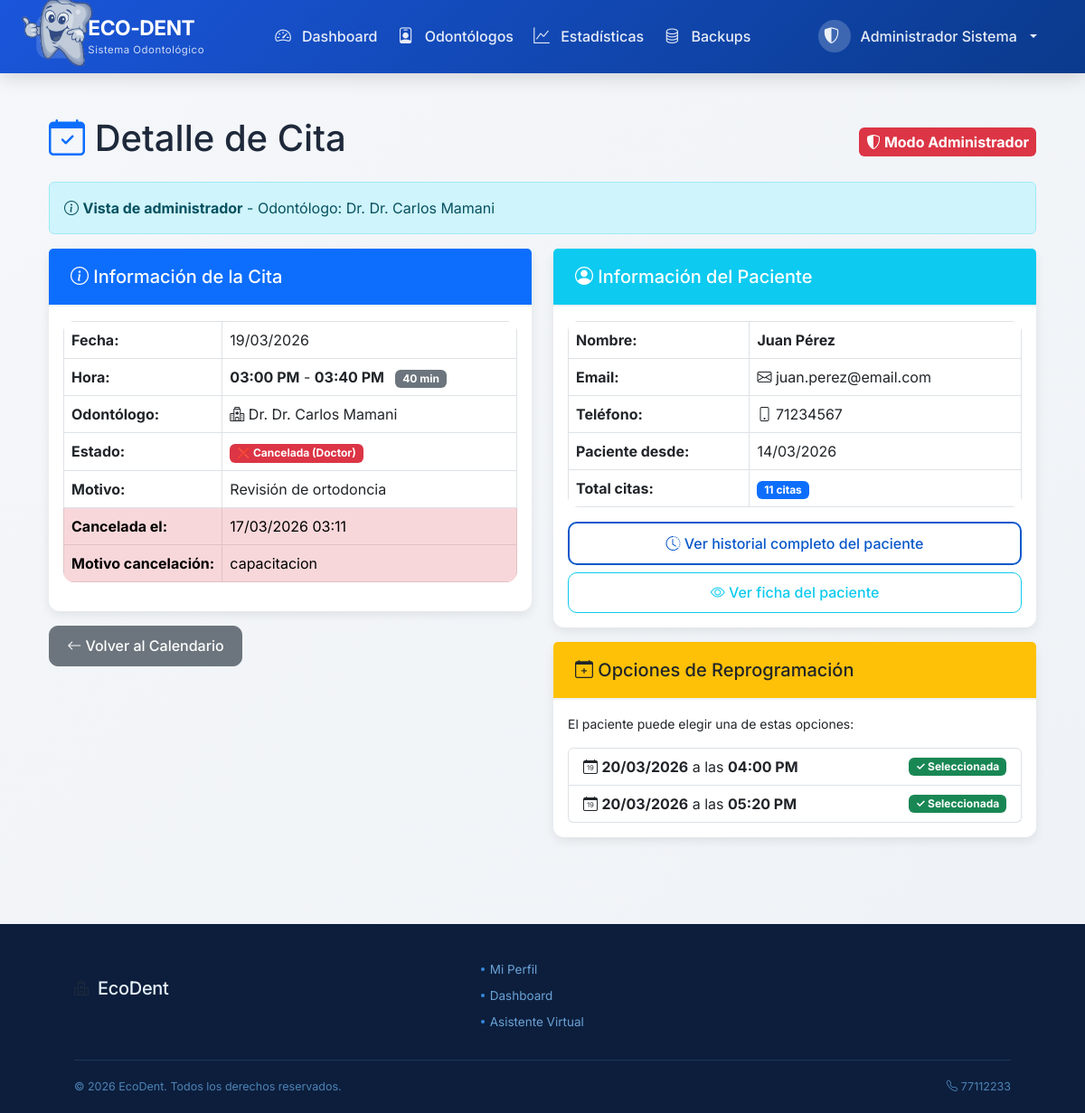
/public/odontologo/detalle_cita.php?id_cita=3 (signed in), run on the app's committed database.
### tables this page shows
CREATE TABLE `citas` (
  `id_cita` int(11) NOT NULL AUTO_INCREMENT,
  `id_paciente` int(11) NOT NULL,
  `id_odontologo` int(11) NOT NULL,
  `fecha_cita` date NOT NULL,
  `hora_cita` time NOT NULL,
  `hora_fin` time DEFAULT NULL,
  `motivo` varchar(255) DEFAULT NULL,
  `estado` enum('programada','confirmada','completada','cancelada_pac','cancelada_doc','ausente') DEFAULT 'programada',
  `cambios_realizados` int(11) DEFAULT 0,
  `limite_cambios` int(11) DEFAULT 3,
  `puede_modificar` tinyint(1) DEFAULT 1,
  `llego_tarde` tinyint(1) DEFAULT 0,
  `minutos_tarde` int(11) DEFAULT 0,
  `cancelado_por` int(11) DEFAULT NULL,
  `motivo_cancelacion` text DEFAULT NULL,
  `fecha_cancelacion` datetime DEFAULT NULL,
  `notificacion_enviada` tinyint(1) DEFAULT 0,
  `fecha_recordatorio_24h` datetime DEFAULT NULL,
  `fecha_recordatorio_1h` datetime DEFAULT NULL,
  `fecha_creacion` datetime DEFAULT current_timestamp(),
  `fecha_actualizacion` datetime DEFAULT NULL ON UPDATE current_timestamp(),
  PRIMARY KEY (`id_cita`),
  KEY `idx_fecha_cita` (`fecha_cita`),
  KEY `idx_odontologo_fecha` (`id_odontologo`,`fecha_cita`),
  KEY `idx_paciente` (`id_paciente`),
  KEY `idx_estado` (`estado`),
  CONSTRAINT `citas_ibfk_1` FOREIGN KEY (`id_paciente`) REFERENCES `pacientes` (`id_paciente`) ON DELETE CASCADE,
  CONSTRAINT `citas_ibfk_2` FOREIGN KEY (`id_odontologo`) REFERENCES `odontologos` (`id_odontologo`) ON DELETE CASCADE
);

CREATE TABLE `usuarios` (
  `id_usuario` int(11) NOT NULL AUTO_INCREMENT,
  `email` varchar(100) NOT NULL,
  `contrasena_hash` varchar(255) NOT NULL,
  `nombre_completo` varchar(150) NOT NULL,
  `telefono` varchar(20) DEFAULT NULL,
  `rol` enum('paciente','odontologo','admin') NOT NULL,
  `email_verificado` tinyint(1) DEFAULT 0,
  `codigo_verificacion` varchar(10) DEFAULT NULL,
  `codigo_expiracion` datetime DEFAULT NULL,
  `activo` tinyint(1) DEFAULT 1,
  `fecha_registro` datetime DEFAULT current_timestamp(),
  `ultimo_acceso` datetime DEFAULT NULL,
  PRIMARY KEY (`id_usuario`),
  UNIQUE KEY `email` (`email`),
  KEY `idx_email` (`email`),
  KEY `idx_rol` (`rol`)
);

CREATE TABLE `opciones_reprogramacion_cita` (
  `id_opcion` int(11) NOT NULL AUTO_INCREMENT,
  `id_cita_original` int(11) NOT NULL,
  `fecha_propuesta` date NOT NULL,
  `hora_propuesta` time NOT NULL,
  `hora_propuesta_fin` time DEFAULT NULL,
  `id_odontologo` int(11) NOT NULL,
  `seleccionada` tinyint(1) DEFAULT 0,
  `fecha_registro` datetime DEFAULT current_timestamp(),
  PRIMARY KEY (`id_opcion`),
  KEY `idx_cita_original` (`id_cita_original`),
  KEY `id_odontologo` (`id_odontologo`),
  CONSTRAINT `opciones_reprogramacion_cita_ibfk_1` FOREIGN KEY (`id_cita_original`) REFERENCES `citas` (`id_cita`) ON DELETE CASCADE,
  CONSTRAINT `opciones_reprogramacion_cita_ibfk_2` FOREIGN KEY (`id_odontologo`) REFERENCES `odontologos` (`id_odontologo`)
);

### includes/funciones.php (called while the page is built, shortened)
<?php
function esOdontologo() {
    return isset($_SESSION['rol']) && $_SESSION['rol'] === 'odontologo';
}
function esAdmin() {
    return isset($_SESSION['rol']) && $_SESSION['rol'] === 'admin';
}
?>

### public/odontologo/detalle_cita.php (the view, shortened to what this page needs)
<?php
require_once '../../config/database.php';
require_once '../../includes/funciones.php';
$es_admin = esAdmin();
$es_odontologo = esOdontologo();
$id_odontologo = null;
$id_cita = (int)$_GET['id_cita'];
if ($es_odontologo && $id_odontologo) {
    $sql = "SELECT c.*,
                   p.id_paciente,
                   u.nombre_completo as nombre_paciente,
                   u.email,
                   u.telefono,
                   u.fecha_registro as paciente_desde,
                   (SELECT COUNT(*) FROM citas WHERE id_paciente = c.id_paciente AND id_odontologo = ?) as total_citas_paciente
            FROM citas c
            JOIN pacientes p ON c.id_paciente = p.id_paciente
            JOIN usuarios u ON p.id_usuario = u.id_usuario
            WHERE c.id_cita = ? AND c.id_odontologo = ?";
    $stmt = $conexion->prepare($sql);
    $stmt->bind_param("iii", $id_odontologo, $id_cita, $id_odontologo);
    $stmt->execute();
    $resultado = $stmt->get_result();
    $cita = $resultado->fetch_assoc();
} else {
    $sql = "SELECT c.*,
                   p.id_paciente,
                   u.nombre_completo as nombre_paciente,
                   u.email,
                   u.telefono,
                   u.fecha_registro as paciente_desde,
                   o.id_odontologo,
                   od.nombre_completo as nombre_odontologo,
                   (SELECT COUNT(*) FROM citas WHERE id_paciente = c.id_paciente) as total_citas_paciente
            FROM citas c
            JOIN pacientes p ON c.id_paciente = p.id_paciente
            JOIN usuarios u ON p.id_usuario = u.id_usuario
            JOIN odontologos o ON c.id_odontologo = o.id_odontologo
            JOIN usuarios od ON o.id_usuario = od.id_usuario
            WHERE c.id_cita = ?";
    $stmt = $conexion->prepare($sql);
    $stmt->bind_param("i", $id_cita);
    $stmt->execute();
    $resultado = $stmt->get_result();
    $cita = $resultado->fetch_assoc();
}
require_once '../../includes/header.php';
?>
<div class="container mt-4">
    <div class="row">
        <div class="col-md-12">
            <div class="d-flex justify-content-between align-items-center mb-3">
                <h1><i class="bi bi-calendar-check text-primary"></i> Detalle de Cita</h1>
                <?php if ($es_admin): ?>
                    <span class="badge bg-danger fs-6 p-2">
                        <i class="bi bi-shield-shaded"></i> Modo Administrador
                    </span>
                <?php endif; ?>
            </div>
            <?php if ($es_admin && isset($cita['nombre_odontologo'])): ?>
                <div class="alert alert-info mb-3">
                    <i class="bi bi-info-circle"></i>
                    <strong>Vista de administrador</strong> - Odontólogo: Dr. <?php echo htmlspecialchars($cita['nombre_odontologo']); ?>
                </div>
            <?php endif; ?>
        </div>
    </div>
    <div class="row">
        <div class="col-md-6">
            <div class="card mb-3">
                <div class="card-header bg-primary text-white">
                    <h5 class="mb-0"><i class="bi bi-info-circle"></i> Información de la Cita</h5>
                </div>
                <div class="card-body">
                    <table class="table table-bordered">
                        <tr>
                            <th width="35%">Fecha:</th>
                            <td><?php echo date('d/m/Y', strtotime($cita['fecha_cita'])); ?></td>
                        </tr>
                        <tr>
                            <th>Hora:</th>
                            <td>
                                <strong><?php echo date('h:i A', strtotime($cita['hora_cita'])); ?></strong>
                                -
                                <strong><?php echo date('h:i A', strtotime($cita['hora_fin'])); ?></strong>
                                <span class="badge bg-secondary ms-2">40 min</span>
                             </td>
                        </tr>
                        <?php if ($es_admin && isset($cita['nombre_odontologo'])): ?>
                        <tr>
                            <th>Odontólogo:</th>
                            <td><i class="bi bi-hospital"></i> Dr. <?php echo htmlspecialchars($cita['nombre_odontologo']); ?></td>
                        </tr>
                        <?php endif; ?>
                        <tr>
                            <th>Estado:</th>
                            <td>
                                <?php
                                $estados = [
                                    'programada' => ['badge bg-primary', '📅 Programada'],
                                    'confirmada' => ['badge bg-success', '✅ Confirmada'],
                                    'completada' => ['badge bg-secondary', '✔️ Completada'],
                                    'cancelada_pac' => ['badge bg-danger', '❌ Cancelada (Paciente)'],
                                    'cancelada_doc' => ['badge bg-danger', '❌ Cancelada (Doctor)'],
                                    'ausente' => ['badge bg-warning', '⚠️ No Asistió']
                                ];
                                $estado_info = $estados[$cita['estado']] ?? ['badge bg-secondary', $cita['estado']];
                                ?>
                                <span class="<?php echo $estado_info[0]; ?>"><?php echo $estado_info[1]; ?></span>
                             </td>
                        </tr>
                        <tr>
                            <th>Motivo:</th>
                            <td><?php echo htmlspecialchars($cita['motivo'] ?? 'No especificado'); ?></td>
                        </tr>
                        <?php if ($cita['fecha_cancelacion']): ?>
                        <tr class="table-danger">
                            <th>Cancelada el:</th>
                            <td><?php echo date('d/m/Y H:i', strtotime($cita['fecha_cancelacion'])); ?></td>
                        </tr>
                        <tr class="table-danger">
                            <th>Motivo cancelación:</th>
                            <td><?php echo htmlspecialchars($cita['motivo_cancelacion'] ?? 'No especificado'); ?></td>
                        </tr>
                        <?php endif; ?>
                    </table>
                </div>
            </div>
            <div class="mt-3">
                <?php if ($es_admin && isset($cita['id_odontologo'])): ?>
                    <a href="calendario.php?ver_odontologo=<?php echo $cita['id_odontologo']; ?>" class="btn btn-secondary">
                        <i class="bi bi-arrow-left"></i> Volver al Calendario
                    </a>
                <?php else: ?>
                    <a href="calendario.php" class="btn btn-secondary">
                        <i class="bi bi-arrow-left"></i> Volver al Calendario
                    </a>
                <?php endif; ?>
            </div>
        </div>
        <div class="col-md-6">
            <div class="card mb-3">
                <div class="card-header bg-info text-white">
                    <h5 class="mb-0"><i class="bi bi-person-circle"></i> Información del Paciente</h5>
                </div>
                <div class="card-body">
                    <table class="table table-bordered">
                        <tr>
                            <th width="40%">Nombre:</th>
                            <td><strong><?php echo htmlspecialchars($cita['nombre_paciente']); ?></strong></td>
                        </tr>
                        <tr>
                            <th>Email:</th>
                            <td><i class="bi bi-envelope"></i> <?php echo htmlspecialchars($cita['email']); ?></td>
                        </tr>
                        <tr>
                            <th>Teléfono:</th>
                            <td><i class="bi bi-phone"></i> <?php echo $cita['telefono'] ?? 'No registrado'; ?></td>
                        </tr>
                        <tr>
                            <th>Paciente desde:</th>
                            <td><?php echo date('d/m/Y', strtotime($cita['paciente_desde'])); ?></td>
                        </tr>
                        <tr>
                            <th>Total citas:</th>
                            <td><span class="badge bg-primary"><?php echo $cita['total_citas_paciente']; ?> citas</span></td>
                        </tr>
                    </table>
                    <div class="d-grid gap-2">
                        <a href="historial_paciente.php?id_paciente=<?php echo $cita['id_paciente']; ?>"
                           class="btn btn-outline-primary">
                            <i class="bi bi-clock-history"></i> Ver historial completo del paciente
                        </a>
                        <?php if ($es_admin): ?>
                            <a href="paciente_detalle.php?id=<?php echo $cita['id_paciente']; ?>"
                               class="btn btn-outline-info">
                                <i class="bi bi-eye"></i> Ver ficha del paciente
                            </a>
                        <?php endif; ?>
                    </div>
                </div>
            </div>
            <?php
            $stmt_opciones = $conexion->prepare("
                SELECT * FROM opciones_reprogramacion_cita
                WHERE id_cita_original = ?
                ORDER BY fecha_propuesta ASC
            ");
            $stmt_opciones->bind_param("i", $id_cita);
            $stmt_opciones->execute();
            $opciones_existentes = $stmt_opciones->get_result();
            ?>
            <?php if ($opciones_existentes->num_rows > 0): ?>
            <div class="card mb-3 border-warning">
                <div class="card-header bg-warning text-dark">
                    <h5 class="mb-0"><i class="bi bi-calendar-plus"></i> Opciones de Reprogramación</h5>
                </div>
                <div class="card-body">
                    <p class="small">El paciente puede elegir una de estas opciones:</p>
                    <div class="list-group">
                        <?php while($opcion = $opciones_existentes->fetch_assoc()): ?>
                            <div class="list-group-item">
                                <div class="d-flex justify-content-between align-items-center">
                                    <div>
                                        <i class="bi bi-calendar-date"></i>
                                        <strong><?php echo date('d/m/Y', strtotime($opcion['fecha_propuesta'])); ?></strong>
                                        a las <strong><?php echo date('h:i A', strtotime($opcion['hora_propuesta'])); ?></strong>
                                    </div>
                                    <?php if ($opcion['seleccionada']): ?>
                                        <span class="badge bg-success">✓ Seleccionada</span>
                                    <?php else: ?>
                                        <span class="badge bg-secondary">Pendiente</span>
                                    <?php endif; ?>
                                </div>
                            </div>
                        <?php endwhile; ?>
                    </div>
                </div>
            </div>
            <?php endif; ?>
        </div>
    </div>
</div>
<?php
require_once '../../includes/footer.php';
?>

### public/css/estilos.css (style rules this page uses)
:root { --primary-color: #0a58ca; --primary-dark: #0a58ca; --primary-light: #e7f1ff; --secondary-color: #20c997; --danger-color: #dc3545; --warning-color: #ffc107; --info-color: #0dcaf0; --dark-color: #1e293b; --light-color: #f8f9fc; --success-color: #198754; --gray-color: #6c757d; --border-radius: 12px; --box-shadow: 0 4px 12px rgba(0, 0, 0, 0.08); --transition: all 0.3s ease; }
* { margin: 0; padding: 0; box-sizing: border-box; }
body { font-family: 'Inter', sans-serif; background: linear-gradient(135deg, #f5f7fa 0%, #eef2f6 100%); min-height: 100vh; display: flex; flex-direction: column; color: var(--dark-color); }
.card { border: none; border-radius: var(--border-radius); box-shadow: var(--box-shadow); transition: var(--transition); background: white; }
.card-header { background: transparent; border-bottom: 2px solid #eef2f6; padding: 1.2rem 1.5rem; font-weight: 600; }
.btn { border-radius: 10px; padding: 0.6rem 1.2rem; font-weight: 500; transition: var(--transition); }
.btn-outline-primary { border: 2px solid var(--primary-color); color: var(--primary-color); }
.table { border-radius: var(--border-radius); overflow: hidden; }
.table tbody tr { transition: var(--transition); }
.card, .stat-card, .action-card { animation: fadeIn 0.5s ease forwards; }

### data on the page
citas: usuarios.nombre_completo "Dr. Carlos Mamani", fecha_cita "19/03/2026", hora_cita "03:00 PM", hora_fin "03:40 PM", estado "❌ Cancelada (Doctor)", motivo "Revisión de ortodoncia", fecha_cancelacion "17/03/2026 03:11", motivo_cancelacion "capacitacion", usuarios.nombre_completo "Juan Pérez", usuarios.email "juan.perez@email.com", usuarios.telefono "71234567", usuarios.fecha_registro "14/03/2026"
opciones_reprogramacion_cita: fecha_propuesta "20/03/2026", hora_propuesta "04:00 PM", seleccionada "✓ Seleccionada"
opciones_reprogramacion_cita: fecha_propuesta "20/03/2026", hora_propuesta "05:20 PM", seleccionada "✓ Seleccionada"

### other printed values
$_SESSION['nombre_completo'] "Administrador Sistema"
$cita['total_citas_paciente'] "11"
